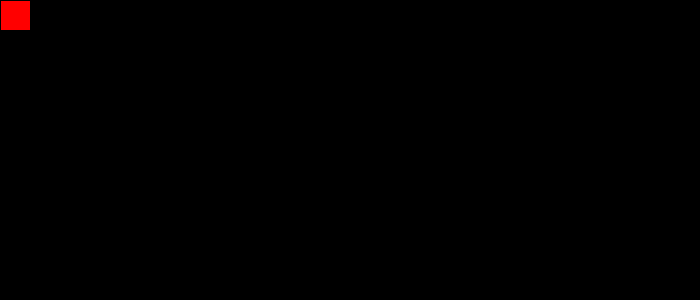
Frame 1 (no input)
Frame 60 (the mouse pressed at the canvas centre just before this capture): identical to frame 1, image omitted
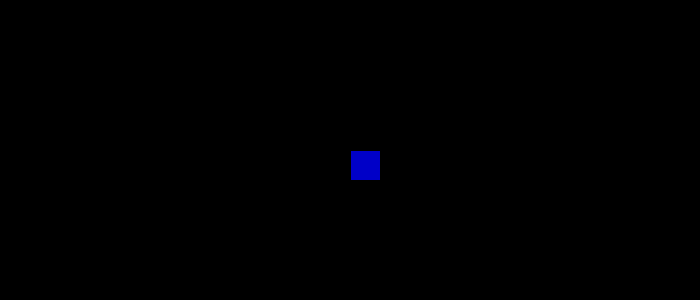
Frame 120 (the mouse held since frame 60 and released just before this capture)

The Processing sketch that drew these frames (run headless with seeded random() and noise(); from frame 60 on, the mouse is pressed at the canvas centre):

// Processing sketch: processing_151110
// ── processing_151110.pde

void setup(){
    size(700,300);
}
void draw(){
    background(0);
    fill(0,0,200);
    if(mouseY<50){
        fill(255,0,0);
    }
    if(mouseY>250){
        fill(255,0,0);
    }
    if(mouseX<100){
        fill(255,0,0);
    }
    if(mouseX>600){
        fill(255,0,0);
    }
    rect(mouseX,mouseY,30,30);
}
